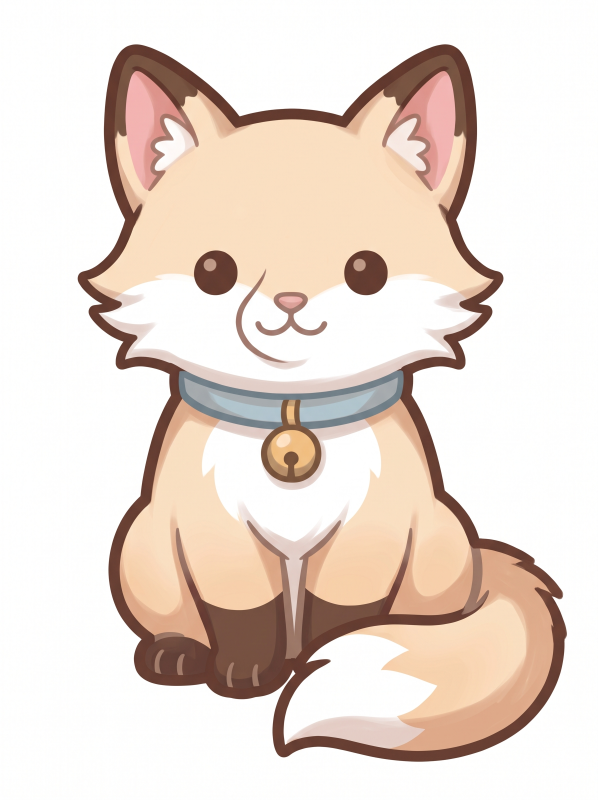
#> input picture art/raw/fox/fox_front.jpeg, 1792 x 2400 px (shown at 1/3 size)
$ python -i kitten_process.py   (imports and definitions only)
#> lines starting #> are read from the running program, lines starting #| are printed output that depends on the picture; after the words box and inside, x2 and y2 are one past the last pixel; in counts of white or black regions, pixels touching at a corner belong together
#!/usr/bin/env python3
"""Turn raw Gemini kitten images into game sprites.

Usage (from the pack root):
    python3 tools/process.py                 # every image in raw/
    python3 tools/process.py pounce jump     # only these pose ids
    python3 tools/process.py --full          # also keep full-resolution PNGs

For each raw/<pose_id>.(png|jpg|jpeg|webp) it:
  1. removes the white background (flood fill from the corners, so white fur
     enclosed by the outline is kept),
  2. tints the cream fur into every colour in palette.json, leaving outline,
     eyes, inner ears, nose, collar and bell untouched,
  3. scales to the pose's target height from poses.json,
  4. writes sprites/<pose_id>/kitten_<colour>_<pose_id>.png, plus a mirrored
     _right copy for poses whose "faces" is "left",
  5. writes sprites/<pose_id>/_sheet.png for a quick visual check.

Requires: pip install pillow numpy
"""
import colorsys
import json
import sys
from pathlib import Path

import numpy as np
from PIL import Image, ImageChops, ImageDraw, ImageFilter, ImageOps

ROOT = Path(__file__).resolve().parent.parent
FUR_BASE = np.array([247, 234, 217]) / 255
FUR_SHADOW = np.array([215, 165, 138]) / 255
SHEET_BG = (247, 213, 165, 255)


def cutout(path):
#> called with path = '../raw/fox/fox_front.jpeg'
    im = Image.open(path).convert('RGBA')
    bg = Image.new('RGBA', im.size, (255, 255, 255, 255))
#> bg: PIL image 1792x2400 RGBA; every value is 255
    bg.alpha_composite(im)
    im = bg.convert('RGB')
#> im is the input picture: PIL image 1792x2400 RGB; mean R, G, B 232.9, 219.3, 210.2
    r, g, b = im.split()
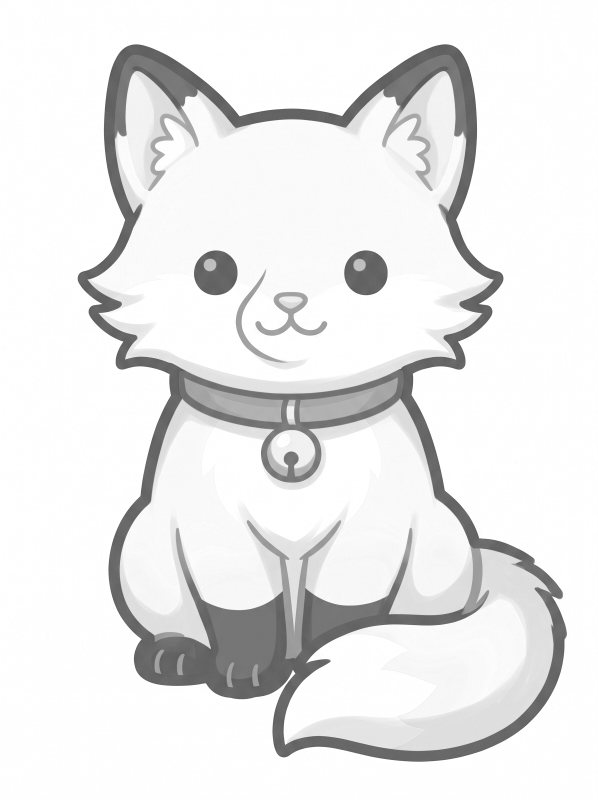
#> r: PIL image 1792x2400 L (shown at 1/3 size); min 80, max 255, mean 232.9
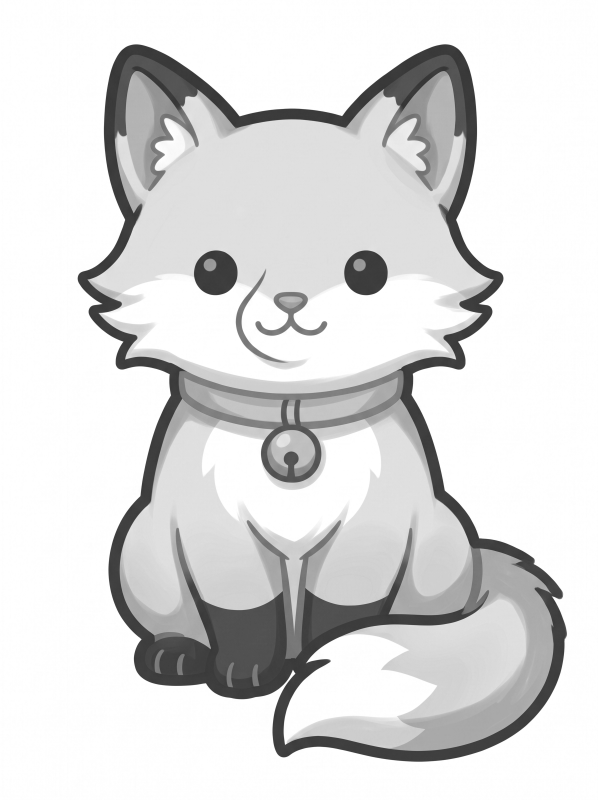
#> g: PIL image 1792x2400 L (shown at 1/3 size); min 49, max 255, mean 219.3
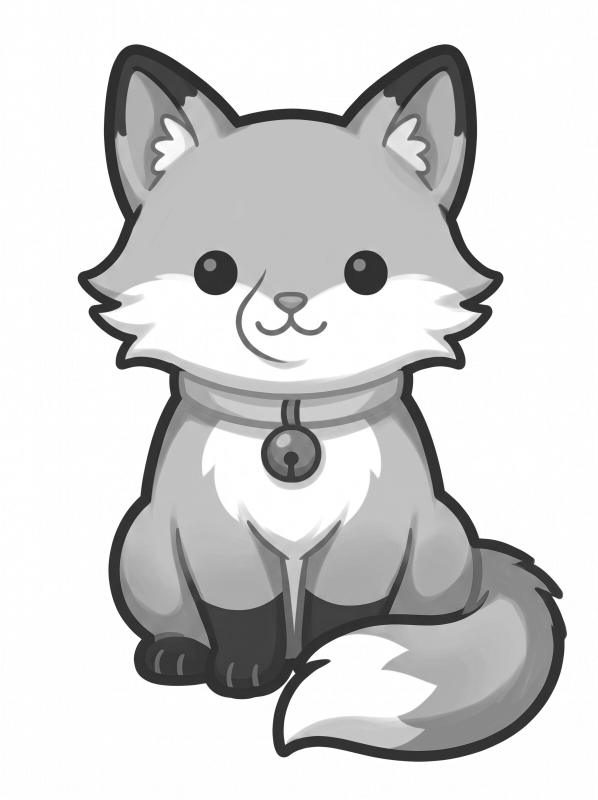
#> b: PIL image 1792x2400 L (shown at 1/3 size); min 33, max 255, mean 210.2
    mn = ImageChops.darker(ImageChops.darker(r, g), b)
    mx = ImageChops.lighter(ImageChops.lighter(r, g), b)
    light = Image.eval(mn, lambda v: 255 if v > 232 else 0)
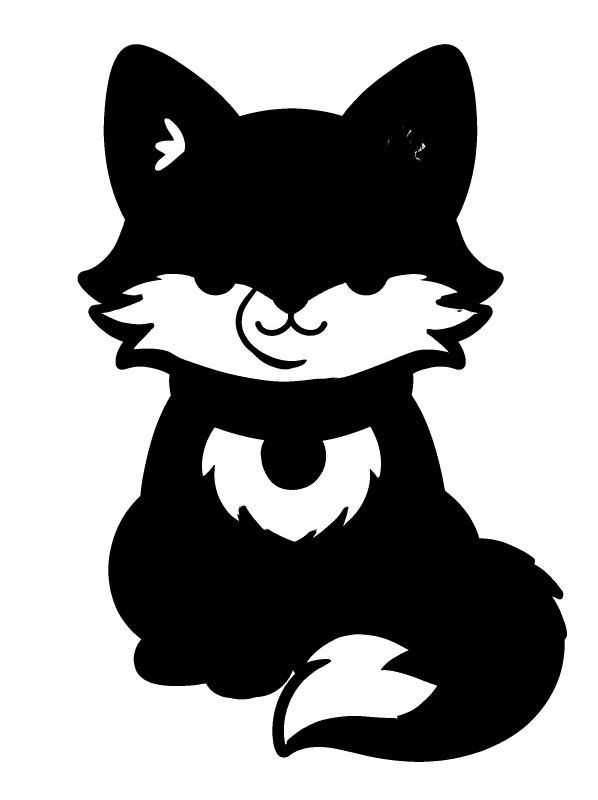
#> light: PIL image 1792x2400 L (shown at 1/3 size); 59.5% white; 10 black regions (8 under 20 px), largest, box (x1, y1, x2, y2) and area: (233, 132, 1701, 2286) 1741361, (1371, 930, 1386, 936) 54
    neutral = Image.eval(ImageChops.subtract(mx, mn), lambda v: 255 if v < 14 else 0)
#> neutral: PIL image 1792x2400 L; 60% white; 12 black regions (11 under 20 px), largest, box (x1, y1, x2, y2) and area: (232, 132, 1702, 2286) 1720229
    m = ImageChops.multiply(light, neutral)
#> m: PIL image 1792x2400 L; 59.4% white; 5 black regions (3 under 20 px), largest, box (x1, y1, x2, y2) and area: (232, 132, 1702, 2286) 1745692, (1371, 930, 1386, 936) 54
    w, h = m.size
#> w = 1792; h = 2400
    for pt in [(0, 0), (w - 1, 0), (0, h - 1), (w - 1, h - 1)]:
        if m.getpixel(pt) == 255:
            ImageDraw.floodfill(m, pt, 128)
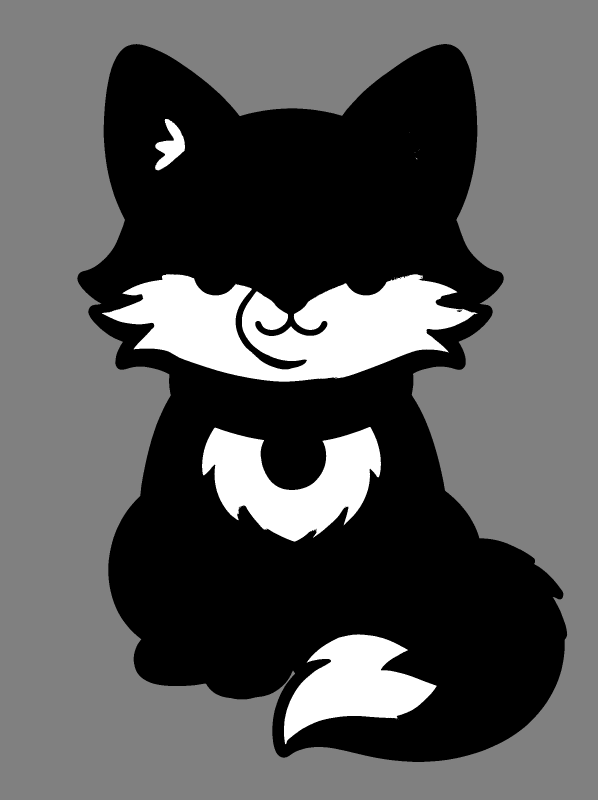
#> m: PIL image 1792x2400 L (shown at 1/3 size); min 0, max 255, mean 87.6
    alpha = Image.eval(m, lambda v: 0 if v == 128 else 255).filter(ImageFilter.GaussianBlur(1.5))
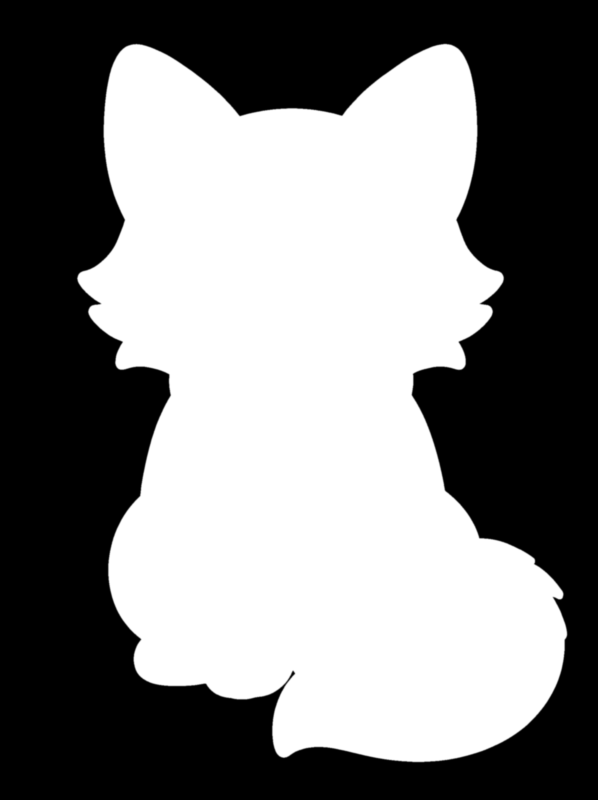
#> alpha: PIL image 1792x2400 L (shown at 1/3 size); min 0, max 255, mean 126.8
    alpha = alpha.point(lambda v: 0 if v < 60 else (255 if v > 200 else int((v - 60) * 255 / 140)))
    out = im.convert('RGBA')
    out.putalpha(alpha)
    return out.crop(out.getbbox())
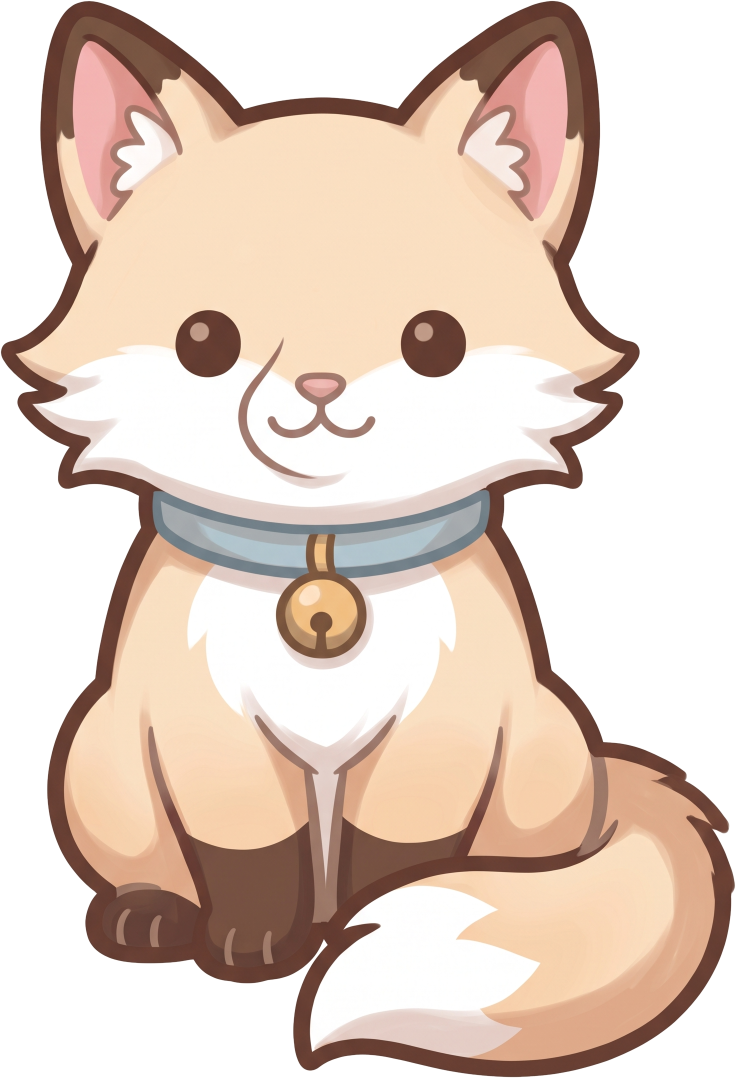
#> returned value: PIL image 1471x2156 RGBA (shown at 1/2 size); mean R, G, B, A 225.2, 206.7, 194.5, 171.9; transparent parts drawn white


# [31 lines left out: functions fur_weights, tint, not called in this run]


def scaled(im, height):
    s = height / im.height
    return im.resize((max(1, round(im.width * s)), height), Image.LANCZOS)


# [48 lines left out: functions sheet, main, not called in this run]


# [2 lines not run here, left out]

>>> result = cutout('../raw/fox/fox_front.jpeg')

$ run again, on art/raw/red_panda/red_panda_front.jpeg
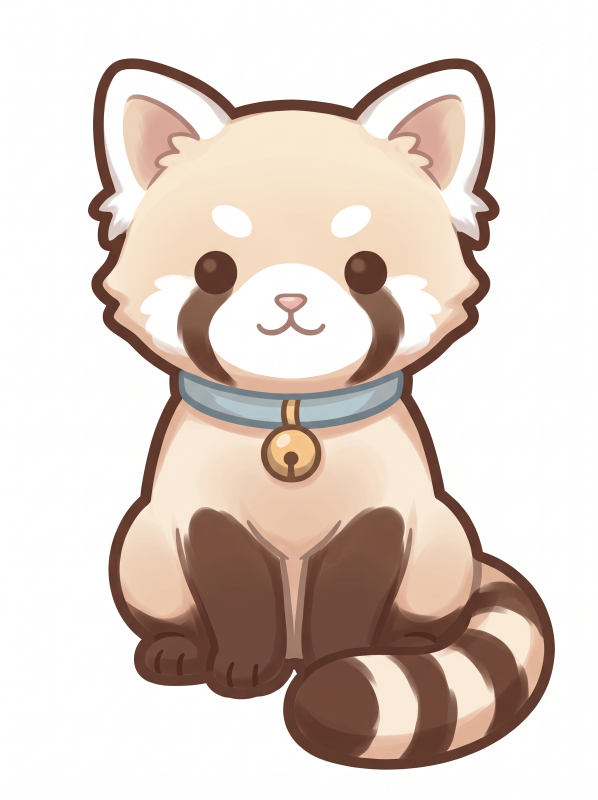
#> input picture art/raw/red_panda/red_panda_front.jpeg, 1792 x 2400 px (shown at 1/3 size)
#> bg: PIL image 1792x2400 RGBA; every value is 255
#> in cutout, im is the input picture: PIL image 1792x2400 RGB; mean R, G, B 222.7, 209.4, 201.5
#> in cutout, `light = Image.eval(mn, lambda v: 255 if v > 232 else 0)`:
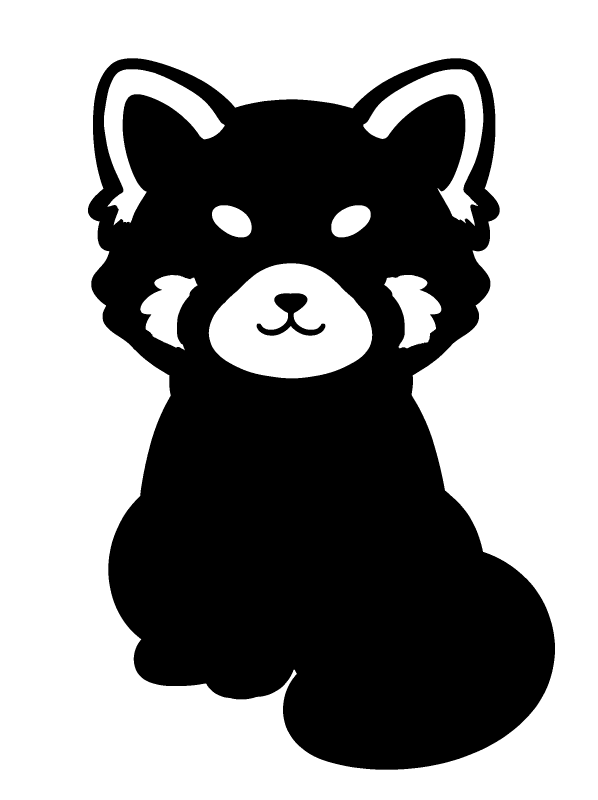
#> light: PIL image 1792x2400 L (shown at 1/3 size); 56.5% white; 3 black regions (1 under 20 px), largest, box (x1, y1, x2, y2) and area: (264, 175, 1665, 2309) 1860185, (770, 880, 976, 1007) 8969
#> neutral: PIL image 1792x2400 L; 57% white; 58 black regions (56 under 20 px), largest, box (x1, y1, x2, y2) and area: (264, 175, 1665, 2310) 1839654, (770, 880, 977, 1007) 9076
#> in cutout, `return out.crop(out.getbbox())`:
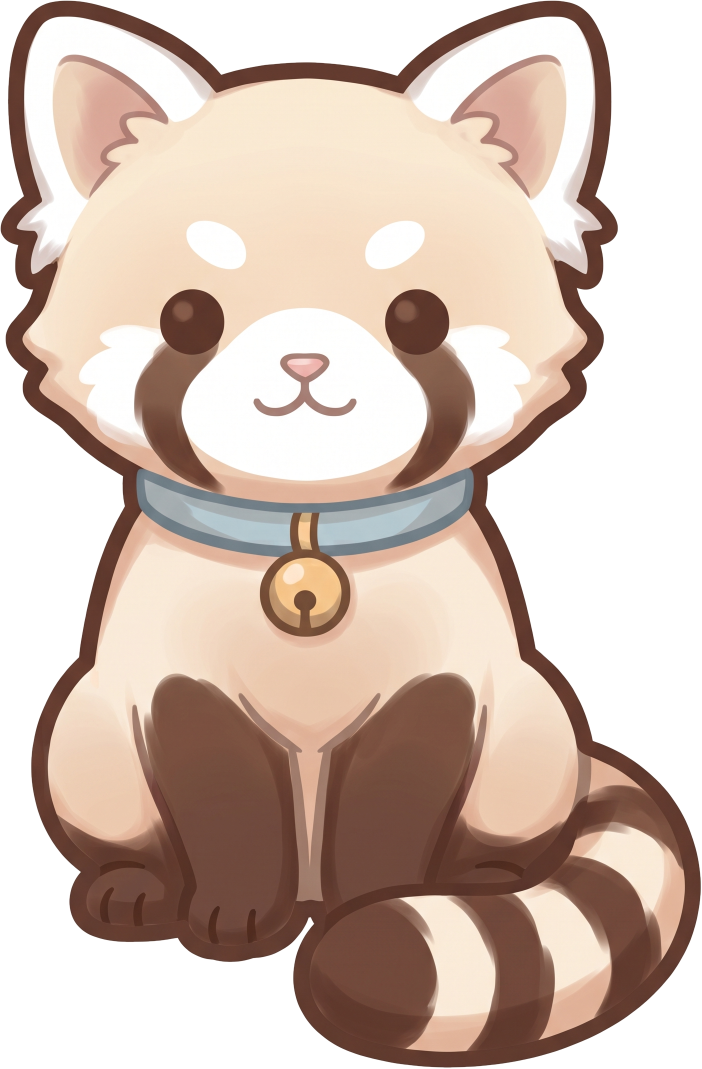
#> returned value: PIL image 1403x2137 RGBA (shown at 1/2 size); mean R, G, B, A 208.9, 189.9, 178.7, 182.2; transparent parts drawn white
